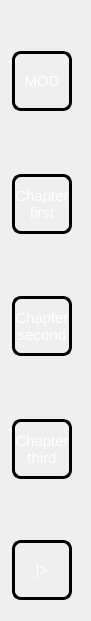
  <widget class="QGroupBox" name="groupBox_2">
   <property name="geometry">
    <rect>
     <x>970</x>
     <y>20</y>
     <width>91</width>
     <height>621</height>
    </rect>
   </property>
   <property name="styleSheet">
    <string notr="true">QGroupBox
{
border:0px solid;
}</string>
   </property>
   <property name="title">
    <string/>
   </property>
   <widget class="QPushButton" name="B7_2">
    <property name="geometry">
     <rect>
      <x>12</x>
      <y>296</y>
      <width>60</width>
      <height>60</height>
     </rect>
    </property>
    <property name="styleSheet">
     <string notr="true">QPushButton
{ 
color: white;
font-size: 15px;
font-style=quot;
background: qradialgradient(cx:0.3, cy:-0.4, fx:0.3dbd, fy:-0.4,radius: 1.35,
stop: 0 #696969, stop: 1 #808080);
border:3px solid black;
border-radius: 9px;
}</string>
    </property>
    <property name="text">
     <string>Chapter
second</string>
    </property>
   </widget>
   <widget class="QPushButton" name="B9_2">
    <property name="geometry">
     <rect>
      <x>12</x>
      <y>540</y>
      <width>60</width>
      <height>60</height>
     </rect>
    </property>
    <property name="styleSheet">
     <string notr="true">QPushButton
{ 
color: white;
font-size: 15px;
font-style=quot;
background: qradialgradient(cx:0.3, cy:-0.4, fx:0.3dbd, fy:-0.4,radius: 1.35,
stop: 0 #696969, stop: 1 #808080);
border:3px solid black;
border-radius: 9px;
}</string>
    </property>
    <property name="text">
     <string>|&gt;</string>
    </property>
   </widget>
   <widget class="QPushButton" name="B8_2">
    <property name="geometry">
     <rect>
      <x>12</x>
      <y>419</y>
      <width>60</width>
      <height>60</height>
     </rect>
    </property>
    <property name="styleSheet">
     <string notr="true">QPushButton
{ 
color: white;
font-size: 15px;
font-style=quot;
background: qradialgradient(cx:0.3, cy:-0.4, fx:0.3dbd, fy:-0.4,radius: 1.35,
stop: 0 #696969, stop: 1 #808080);
border:3px solid black;
border-radius: 9px;
}</string>
    </property>
    <property name="text">
     <string>Chapter
third</string>
    </property>
   </widget>
   <widget class="QPushButton" name="B6_2">
    <property name="geometry">
     <rect>
      <x>12</x>
      <y>174</y>
      <width>60</width>
      <height>60</height>
     </rect>
    </property>
    <property name="styleSheet">
     <string notr="true">QPushButton
{ 
color: white;
font-size: 15px;
font-style=quot;
background: qradialgradient(cx:0.3, cy:-0.4, fx:0.3dbd, fy:-0.4,radius: 1.35,
stop: 0 #696969, stop: 1 #808080);
border:3px solid black;
border-radius: 9px;
}</string>
    </property>
    <property name="text">
     <string>Chapter
first</string>
    </property>
   </widget>
   <widget class="QPushButton" name="B2_2">
    <property name="geometry">
     <rect>
      <x>12</x>
      <y>51</y>
      <width>60</width>
      <height>60</height>
     </rect>
    </property>
    <property name="styleSheet">
     <string notr="true">QPushButton
{ 
color: white;
font-size: 15px;
font-style=quot;
background: qradialgradient(cx:0.3, cy:-0.4, fx:0.3dbd, fy:-0.4,radius: 1.35,
stop: 0 #696969, stop: 1 #808080);
border:3px solid black;
border-radius: 9px;
}</string>
    </property>
    <property name="text">
     <string>MOD</string>
    </property>
   </widget>
  </widget>
